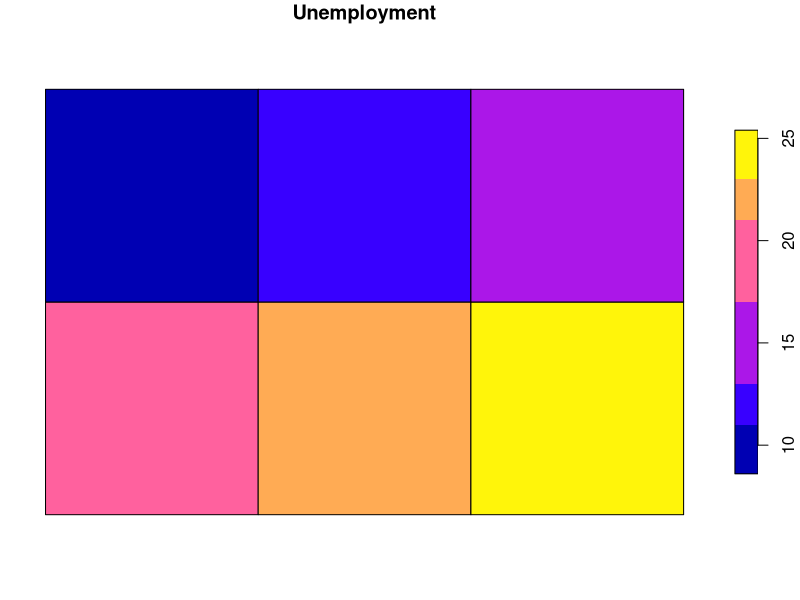
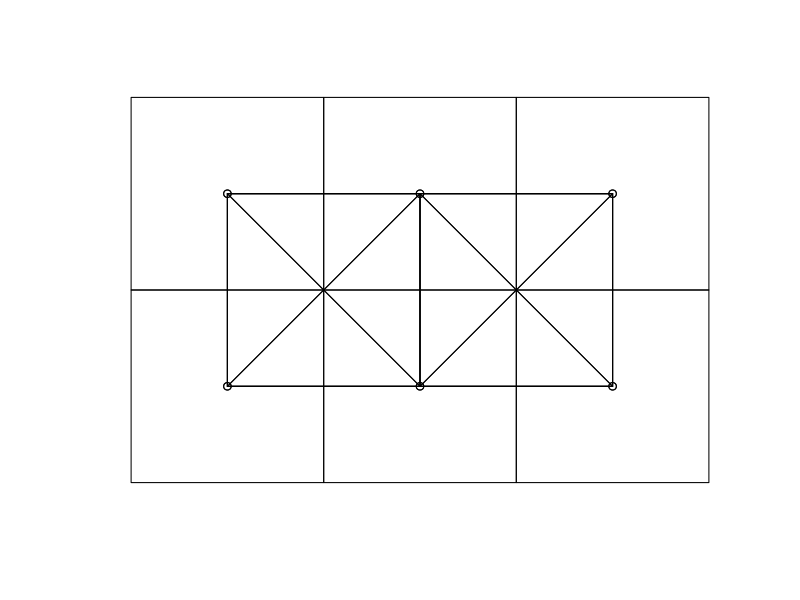

Generate these figures, in order, with R:
# install.packages(c("sf", "spdep"))

library(sf)
library(spdep)

bbox <- st_bbox(
  c(
    xmin=0,
    ymin=0,
    xmax=3,
    ymax=2
  )
)

grid <- st_make_grid(
  st_as_sfc(bbox),
  n = c(3, 2)
)

city <- st_sf(
  district = c("D", "E", "F", "A", "B", "C"),
  unemployment = c(20, 22, 24, 10, 12, 14),
  geometry = grid
)

city

plot(
  city["unemployment"],
  main = "Unemployment"
)

nb_rook <- poly2nb(
  city,
  queen = FALSE
)

city$district[nb_rook[[1]]]

nb_queen <- poly2nb(
  city,
  queen = TRUE
)

coords <- st_coordinates(st_centroid(city))
plot(st_geometry(city))
plot(
  nb_rook,
  coords,
  add = TRUE
)

plot(
  nb_queen,
  coords,
  add = TRUE
)

W_binary <- nb2mat(
  nb_rook,
  style = "B"
)

W <- nb2mat(
  nb_rook,
  style = "W"
)

rowSums(W)

y <- city$unemployment
spatial_lag <- W %*% y

listw <- nb2listw(
  nb_rook,
  style = "W"
)

city$lag_unemployment <- lag.listw(
  listw,
  city$unemployment
)

city$income <- c(
  30, 32, 35,
  50, 55, 60
)

model_ols <- lm(
  unemployment ~ income,
  data = city
)

summary(model_ols)


library(spatialreg)

sar <- lagsarlm(
  unemployment ~ income,
  data = city,
  listw = listw
)

summary(sar)
